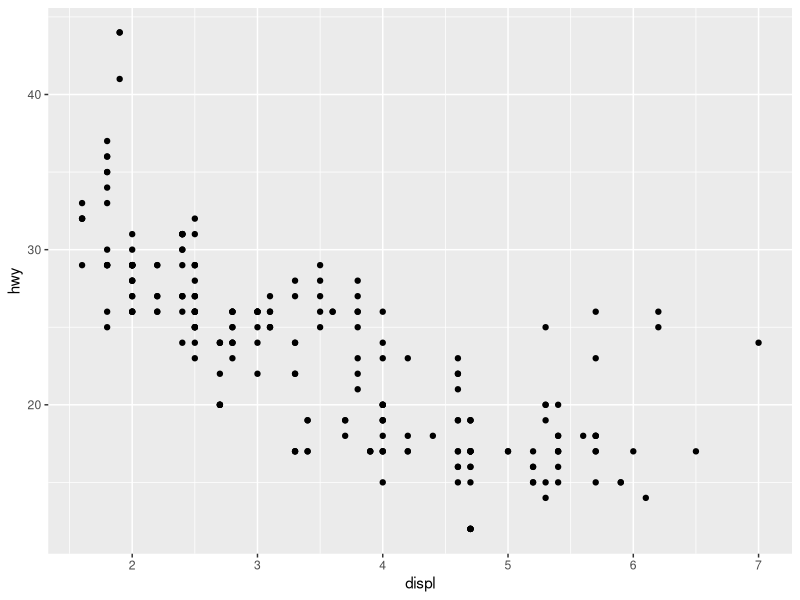
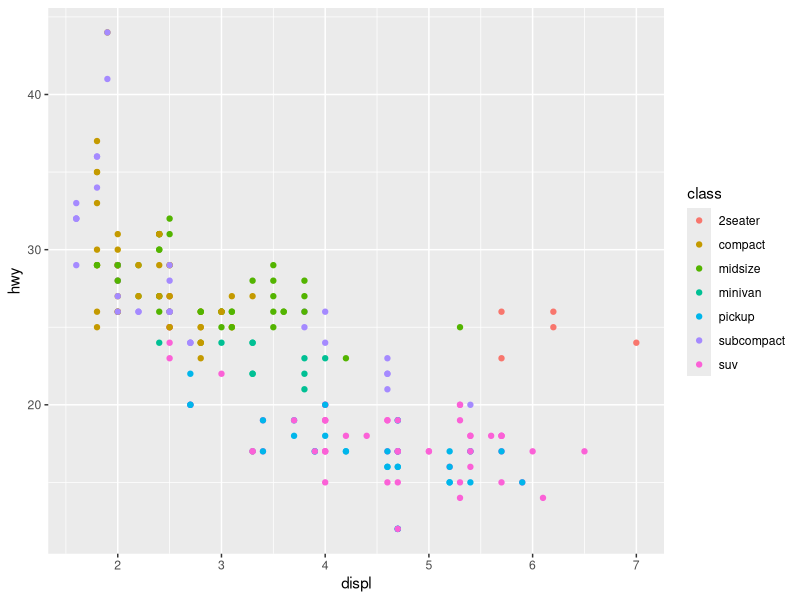
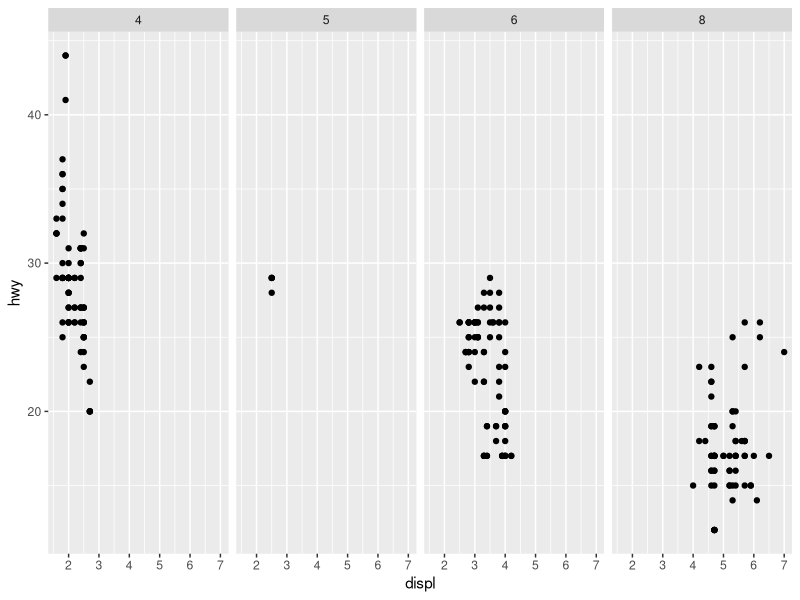
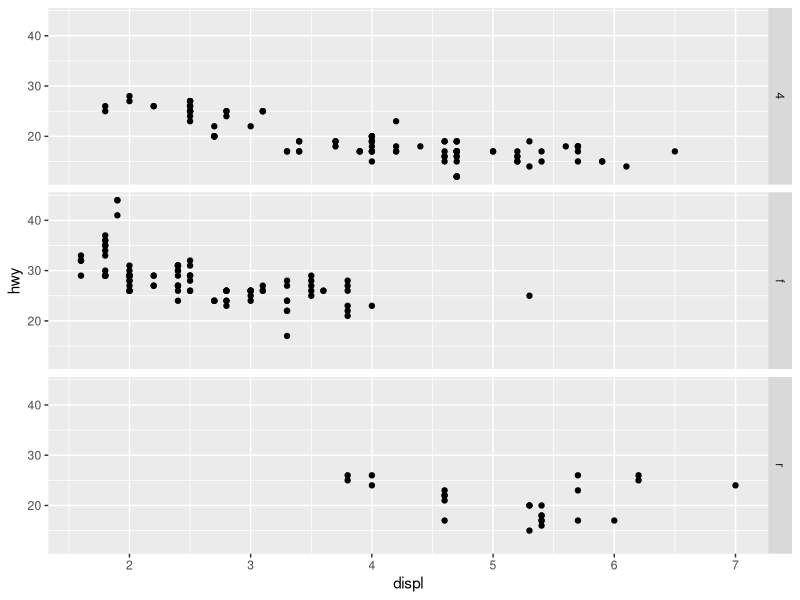
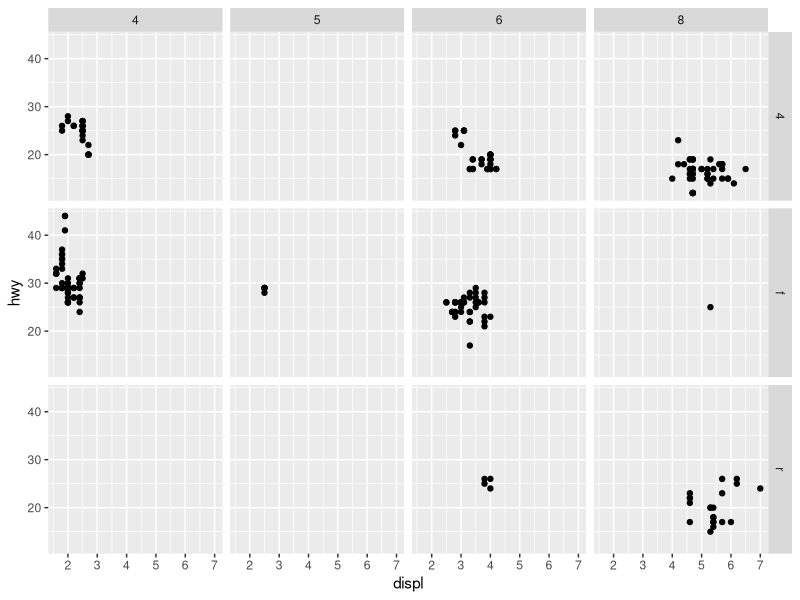
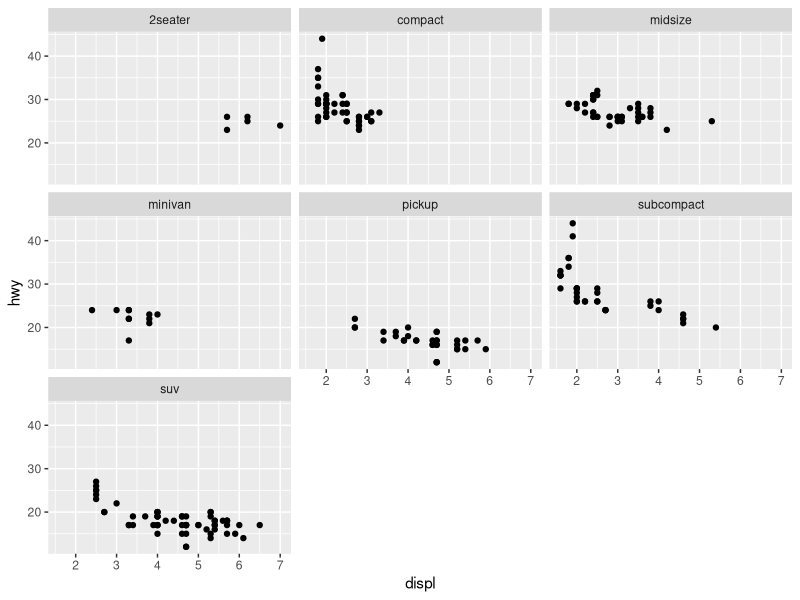
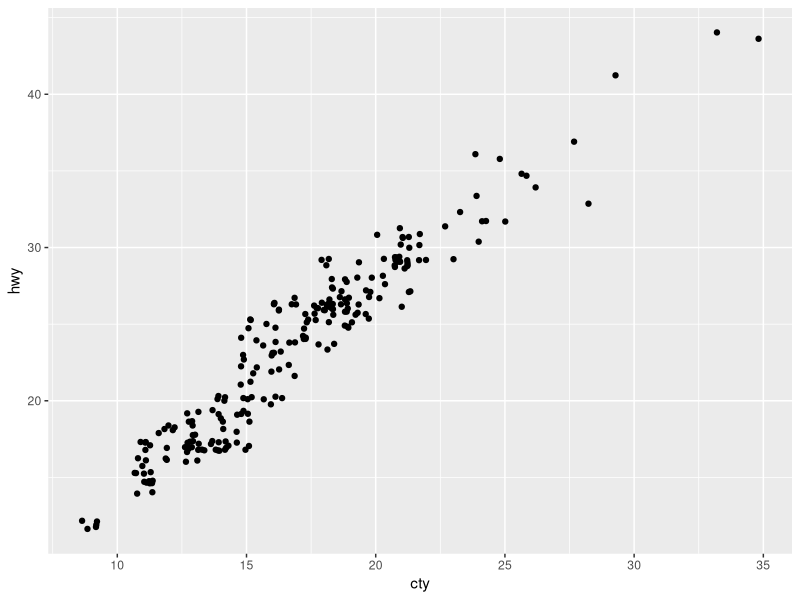
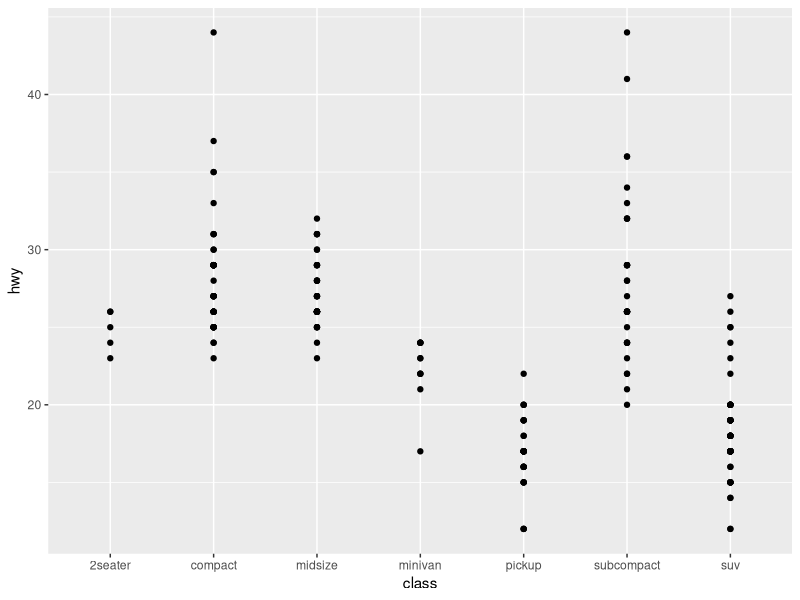

Recreate these plots in R, in order.
#' ---
#' title: "Lecture 1: Introductions, R & ggplot2"
#' author: "Mark Blackmore"
#' date: "`r format(Sys.Date())`"
#' output: github_document
#' ---

library(ggplot2)

#' ## Five ways to explore the data
# ?mpg
head(mpg)
str(mpg)
summary(mpg)
qplot(displ, hwy, data = mpg)

#' ## Quick plots
qplot(displ, hwy, colour = class, data = mpg)
qplot(displ, hwy, data = mpg) +
  facet_grid(. ~ cyl)
qplot(displ, hwy, data = mpg) +
  facet_grid(drv ~ .)
qplot(displ, hwy, data = mpg) +
  facet_grid(drv ~ cyl)
qplot(displ, hwy, data = mpg) +
  facet_wrap(~ class)
qplot(cty, hwy, data = mpg, geom = "jitter")
qplot(class, hwy, data = mpg)

#' ## Quick Plots - change plot order with reorder()
qplot(reorder(class, hwy), hwy, data = mpg)
qplot(reorder(class, hwy), hwy, data = mpg, geom = "boxplot")
qplot(reorder(class, hwy, median), hwy, data = mpg, geom = "boxplot")
qplot(reorder(class, hwy, median), hwy, data = mpg, geom = c("boxplot", "jitter"))
